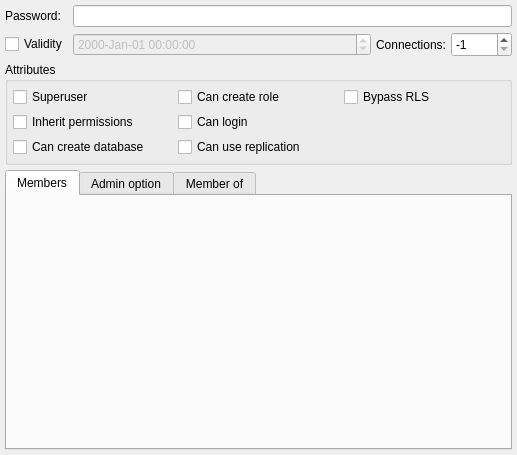
<?xml version="1.0" encoding="UTF-8"?>
<ui version="4.0">
 <class>RoleWidget</class>
 <widget class="QWidget" name="RoleWidget">
  <property name="geometry">
   <rect>
    <x>0</x>
    <y>0</y>
    <width>517</width>
    <height>455</height>
   </rect>
  </property>
  <property name="minimumSize">
   <size>
    <width>400</width>
    <height>0</height>
   </size>
  </property>
  <layout class="QGridLayout" name="role_grid">
   <property name="leftMargin">
    <number>5</number>
   </property>
   <property name="topMargin">
    <number>5</number>
   </property>
   <property name="rightMargin">
    <number>5</number>
   </property>
   <property name="bottomMargin">
    <number>5</number>
   </property>
   <property name="spacing">
    <number>5</number>
   </property>
   <item row="1" column="1">
    <widget class="QDateTimeEdit" name="validity_dte">
     <property name="enabled">
      <bool>false</bool>
     </property>
     <property name="sizePolicy">
      <sizepolicy hsizetype="Expanding" vsizetype="Fixed">
       <horstretch>0</horstretch>
       <verstretch>0</verstretch>
      </sizepolicy>
     </property>
     <property name="specialValueText">
      <string/>
     </property>
     <property name="displayFormat">
      <string>yyyy-MMM-dd hh:mm:ss</string>
     </property>
     <property name="calendarPopup">
      <bool>false</bool>
     </property>
     <property name="timeSpec">
      <enum>Qt::OffsetFromUTC</enum>
     </property>
    </widget>
   </item>
   <item row="1" column="3">
    <widget class="QSpinBox" name="conn_limit_sb">
     <property name="sizePolicy">
      <sizepolicy hsizetype="Preferred" vsizetype="Fixed">
       <horstretch>0</horstretch>
       <verstretch>0</verstretch>
      </sizepolicy>
     </property>
     <property name="minimumSize">
      <size>
       <width>0</width>
       <height>25</height>
      </size>
     </property>
     <property name="minimum">
      <number>-1</number>
     </property>
     <property name="maximum">
      <number>65535</number>
     </property>
     <property name="value">
      <number>-1</number>
     </property>
    </widget>
   </item>
   <item row="1" column="0">
    <widget class="QCheckBox" name="validity_chk">
     <property name="text">
      <string>Validity</string>
     </property>
    </widget>
   </item>
   <item row="1" column="2">
    <widget class="QLabel" name="conn_limit_lbl">
     <property name="font">
      <font>
       <italic>false</italic>
       <bold>false</bold>
      </font>
     </property>
     <property name="text">
      <string>Connections:</string>
     </property>
    </widget>
   </item>
   <item row="2" column="0" colspan="4">
    <widget class="QGroupBox" name="attributes_gb">
     <property name="title">
      <string>Attributes</string>
     </property>
     <layout class="QGridLayout" name="gridLayout">
      <property name="leftMargin">
       <number>5</number>
      </property>
      <property name="topMargin">
       <number>5</number>
      </property>
      <property name="rightMargin">
       <number>5</number>
      </property>
      <property name="bottomMargin">
       <number>5</number>
      </property>
      <property name="spacing">
       <number>5</number>
      </property>
      <item row="0" column="0">
       <widget class="QCheckBox" name="superusr_chk">
        <property name="text">
         <string>Superuser</string>
        </property>
       </widget>
      </item>
      <item row="1" column="0">
       <widget class="QCheckBox" name="inh_perm_chk">
        <property name="text">
         <string>Inherit permissions</string>
        </property>
       </widget>
      </item>
      <item row="2" column="0">
       <widget class="QCheckBox" name="create_db_chk">
        <property name="text">
         <string>Can create database</string>
        </property>
       </widget>
      </item>
      <item row="0" column="2">
       <widget class="QCheckBox" name="bypass_rls_chk">
        <property name="text">
         <string>Bypass RLS</string>
        </property>
       </widget>
      </item>
      <item row="2" column="1">
       <widget class="QCheckBox" name="can_replicate_chk">
        <property name="text">
         <string>Can use replication</string>
        </property>
       </widget>
      </item>
      <item row="1" column="1">
       <widget class="QCheckBox" name="can_login_chk">
        <property name="text">
         <string>Can login</string>
        </property>
       </widget>
      </item>
      <item row="0" column="1">
       <widget class="QCheckBox" name="create_role_chk">
        <property name="text">
         <string>Can create role</string>
        </property>
       </widget>
      </item>
     </layout>
    </widget>
   </item>
   <item row="3" column="0" colspan="4">
    <widget class="QTabWidget" name="members_twg">
     <property name="currentIndex">
      <number>0</number>
     </property>
     <widget class="QWidget" name="member_of_tab">
      <attribute name="title">
       <string>Members</string>
      </attribute>
     </widget>
     <widget class="QWidget" name="adm_members_tab">
      <attribute name="title">
       <string>Admin option</string>
      </attribute>
     </widget>
     <widget class="QWidget" name="members_tab">
      <attribute name="title">
       <string>Member of</string>
      </attribute>
     </widget>
    </widget>
   </item>
   <item row="0" column="0">
    <widget class="QLabel" name="passwd_lbl">
     <property name="text">
      <string>Password:</string>
     </property>
    </widget>
   </item>
   <item row="0" column="1" colspan="3">
    <widget class="QLineEdit" name="passwd_edt">
     <property name="sizePolicy">
      <sizepolicy hsizetype="Expanding" vsizetype="Fixed">
       <horstretch>0</horstretch>
       <verstretch>0</verstretch>
      </sizepolicy>
     </property>
     <property name="clearButtonEnabled">
      <bool>true</bool>
     </property>
    </widget>
   </item>
  </layout>
 </widget>
 <tabstops>
  <tabstop>passwd_edt</tabstop>
  <tabstop>validity_chk</tabstop>
  <tabstop>validity_dte</tabstop>
  <tabstop>conn_limit_sb</tabstop>
  <tabstop>superusr_chk</tabstop>
  <tabstop>create_db_chk</tabstop>
  <tabstop>members_twg</tabstop>
 </tabstops>
 <resources/>
 <connections/>
</ui>
